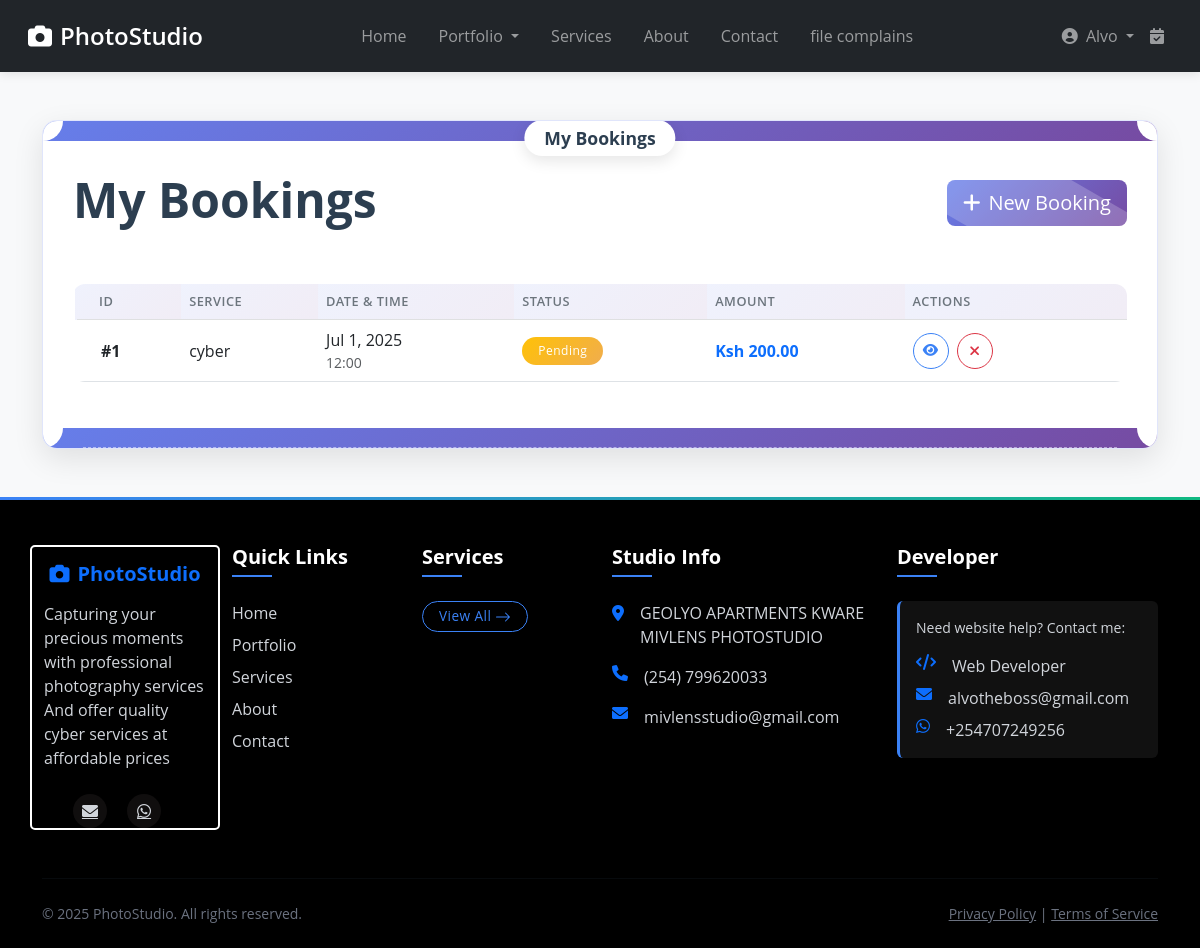
Page /bookings/my-bookings/ (signed in) on the committed database.
### userauths/models.py (models this page shows, shortened)
class User(AbstractUser):
    phone_validator = RegexValidator(
        regex=r'^(07|01)\d{8}$',
        message="Phone number must start with 07 or 01 and be exactly 10 digits."
    )
    phone = models.CharField(
        max_length=10,
        unique=True,
        validators=[phone_validator],
        help_text="Enter a valid phone number starting with 07 or 01"
    )
    username = models.CharField(max_length=100, unique=True)
    bio = models.CharField(max_length=100, blank=True, null=True)
    USERNAME_FIELD = "phone"  # Authenticate with phone instead of email
    REQUIRED_FIELDS = ['username', 'email']

### bookings/models.py (models this page shows, shortened)
class Booking(models.Model):
    STATUS_CHOICES = [
        ('pending', 'Pending'),
        ('confirmed', 'Confirmed'),
        ('completed', 'Completed'),
        ('cancelled', 'Cancelled'),
    ]
    client = models.ForeignKey(settings.AUTH_USER_MODEL, on_delete=models.CASCADE)
    service = models.ForeignKey(Service, on_delete=models.CASCADE, related_name='bookings')
    booking_date = models.DateTimeField()
    created_at = models.DateTimeField(auto_now_add=True)
    status = models.CharField(max_length=20, choices=STATUS_CHOICES, default='pending')
    notes = models.TextField(blank=True)
    coupon_code = models.CharField(max_length=20, blank=True)
    final_price = models.DecimalField(max_digits=8, decimal_places=2)
    paid = models.BooleanField(default=False)
    discount_amount = models.DecimalField(max_digits=8, decimal_places=2, default=0.0)
    class Meta:
        ordering = ['-booking_date']

### studio/models.py (models this page shows, shortened)
class Service(models.Model):
    name = models.CharField(max_length=200)
    slug = models.SlugField(max_length=200, unique=True, blank=True)
    description = models.TextField()
    base_price = models.DecimalField(max_digits=8, decimal_places=2)
    duration = models.DurationField()
    cover_image = models.ImageField(upload_to='service_covers/', blank=True, null=True)
    available = models.BooleanField(default=True)

### bookings/views.py (the view)
# urls.py: path('my-bookings/', UserBookingsView.as_view(), name='user_bookings'),
class UserBookingsView(LoginRequiredMixin, ListView):
    model = Booking
    template_name = 'bookings/user_bookings.html'
    context_object_name = 'bookings'
    paginate_by = 10  # Add pagination
    def get_queryset(self):
        return Booking.objects.filter(
            client=self.request.user
        ).order_by('-booking_date').select_related('service')

### bookings/templates/bookings/user_bookings.html (shortened to what this page needs)
{% extends 'base.html' %}
{% load static %}
{% block content %}
<div class="container py-5">
    <div class="booking-frame animate__animated animate__fadeIn">
        <div class="frame-header">
            <div class="frame-corner frame-corner-left"></div>
            <div class="frame-title">My Bookings</div>
            <div class="frame-corner frame-corner-right"></div>
        </div>
        <div class="frame-content">
            <div class="row">
                <div class="col-12">
                    <div class="d-flex justify-content-between align-items-center mb-5">
                        <h1 class="fw-bold display-5" style="color: #2c3e50;">My Bookings</h1>
                        <a href="{% url 'bookings:create_booking' %}" class="btn btn-primary btn-lg floating-btn" id="newBookingBtn">
                            <i class="fas fa-plus me-2"></i>New Booking
                        </a>
                    </div>
                    {% if bookings %}
                    <div class="table-responsive">
                        <table class="table table-hover align-middle" id="bookingsTable">
                            <thead class="table-light">
                                <tr>
                                    <th class="ps-4">ID</th>
                                    <th>Service</th>
                                    <th>Date & Time</th>
                                    <th>Status</th>
                                    <th>Amount</th>
                                    <th class="pe-4">Actions</th>
                                </tr>
                            </thead>
                            <tbody>
                                {% for booking in bookings %}
                                <tr class="animate__animated animate__fadeInUp" style="animation-delay: {{ forloop.counter0|divisibleby:2|yesno:'0.1s,0.2s' }}">
                                    <td class="ps-4 fw-bold">#{{ booking.id }}</td>
                                    <td>
                                        <div class="d-flex align-items-center">
                                            {{ booking.service.name }}
                                        </div>
                                    </td>
                                    <td>
                                        <div class="d-flex flex-column">
                                            <span class="fw-medium">{{ booking.booking_date|date:"M j, Y" }}</span>
                                            <small class="text-muted">{{ booking.booking_date|date:"H:i" }}</small>
                                        </div>
                                    </td>
                                    <td>
                                        <span class="badge rounded-pill py-2 px-3 status-badge status-{{ booking.status }}">
                                            {{ booking.get_status_display }}
                                        </span>
                                    </td>
                                    <td class="fw-bold text-primary">Ksh {{ booking.final_price }}</td>
                                    <td class="pe-4">
                                        <div class="d-flex">
                                            <a href="{% url 'bookings:booking_confirmation' booking.pk %}"
                                               class="btn btn-sm btn-outline-primary me-2 view-btn"
                                               data-bs-toggle="tooltip"
                                               title="View Details">
                                                <i class="fas fa-eye"></i>
                                            </a>
                                            {% if booking.status == 'pending' or booking.status == 'confirmed' %}
                                            <form method="post" action="{% url 'bookings:cancel_booking' booking.pk %}" class="cancel-form">
                                                <button type="submit" class="btn btn-sm btn-outline-danger cancel-btn"
                                                        data-bs-toggle="tooltip"
                                                        title="Cancel Booking">
                                                    <i class="fas fa-times"></i>
                                                </button>
                                            </form>
                                            {% else %}
                                            <button class="btn btn-sm btn-outline-secondary" disabled>
                                                <i class="fas fa-times"></i>
                                            </button>
                                            {% endif %}
                                        </div>
                                    </td>
                                </tr>
                                {% endfor %}
                            </tbody>
                        </table>
                    </div>
                    {% endif %}
                </div>
            </div>
        </div>
        <div class="frame-footer">
            <div class="frame-corner frame-corner-left"></div>
            <div class="frame-decoration"></div>
            <div class="frame-corner frame-corner-right"></div>
        </div>
    </div>
</div>
{% endblock %}
{% block extra_css %}
<link rel="stylesheet" href="https://cdnjs.cloudflare.com/ajax/libs/animate.css/4.1.1/animate.min.css"/>
<link rel="stylesheet" href="https://cdnjs.cloudflare.com/ajax/libs/font-awesome/6.0.0-beta3/css/all.min.css">
{% endblock %}

### studio/templates/includes/navigation.html (shortened to what this page needs)
<nav class="navbar navbar-expand-lg navbar-dark bg-dark">
    <div class="container-fluid">
        <a class="navbar-brand me-5" href="{% url 'studio:home' %}" style="margin-right: 5rem !important;">
            <i class="fas fa-camera me-2 camera-icon"></i>PhotoStudio
        </a>
        <div class="collapse navbar-collapse" id="mainNav">
            <ul class="navbar-nav mx-auto">
                <li class="nav-item mx-2">
                    <a class="nav-link {% if request.resolver_match.url_name == 'home' %}active{% endif %}"
                       href="{% url 'studio:home' %}">
                        Home
                    </a>
                </li>
                <li class="nav-item dropdown mx-2">
                    <a class="nav-link dropdown-toggle {% if 'portfolio' in request.resolver_match.url_name %}active{% endif %}"
                       href="#" id="portfolioDropdown" role="button"
                       data-bs-toggle="dropdown" aria-expanded="false">
                        Portfolio
                    </a>
                </li>
                <li class="nav-item mx-2">
                    <a class="nav-link {% if request.resolver_match.url_name == 'services' %}active{% endif %}"
                       href="{% url 'studio:services' %}">
                        Services
                    </a>
                </li>
                <li class="nav-item mx-2">
                    <a class="nav-link {% if request.resolver_match.url_name == 'about' %}active{% endif %}"
                       href="{% url 'studio:about' %}">
                        About
                    </a>
                </li>
                <li class="nav-item mx-2">
                    <a class="nav-link {% if request.resolver_match.url_name == 'contact' %}active{% endif %}"
                       href="{% url 'studio:contact' %}">
                        Contact
                    </a>
                </li>
                <li class="nav-item mx-2">
                    <a class="nav-link {% if request.resolver_match.url_name == 'complain_page' %}active{% endif %}"
                       href="{% url 'studio:complain_page' %}">
                        file complains
                    </a>
                </li>
            </ul>
            <ul class="navbar-nav ms-auto">
                {% if user.is_authenticated %}
                <li class="nav-item dropdown">
                    <a class="nav-link dropdown-toggle" href="#" id="userDropdown" role="button" data-bs-toggle="dropdown">
                        <i class="fas fa-user-circle me-1"></i>
                        {{ user.get_short_name|default:user.username }}
                    </a>
                </li>
                <li class="nav-item">
                    <a class="nav-link position-relative" href="{% url 'bookings:user_bookings' %}">
                        <i class="fas fa-calendar-check"></i>
                    </a>
                </li>
                {% endif %}
            </ul>
        </div>
    </div>
</nav>

### studio/static/css/main.css (style rules this page uses)
body { font-family: 'Open Sans', sans-serif; color: #333; background-color: #f8f9fa; }
.navbar { background-color: #fff; box-shadow: 0 2px 10px rgba(0,0,0,0.1); }
.navbar-brand { font-weight: 700; font-size: 1.5rem; }

### bookings/templates/bookings/user_bookings.html (style rules this page uses)
.booking-frame { position: relative; background: white; border-radius: 15px; box-shadow: 0 10px 30px rgba(0, 0, 0, 0.1); overflow: hidden; border: 1px solid rgba(102, 126, 234, 0.2); transition: all 0.5s ease; }
.frame-header, .frame-footer { position: relative; height: 20px; background: linear-gradient(135deg, #667eea 0%, #764ba2 100%); display: flex; justify-content: space-between; }
.frame-title { position: absolute; top: -1px; left: 50%; transform: translateX(-50%); background: white; padding: 5px 20px; border-radius: 30px; font-weight: bold; color: #2c3e50; box-shadow: 0 5px 15px rgba(0, 0, 0, 0.1); font-size: 1.1rem; z-index: 10; }
.frame-corner { width: 20px; height: 20px; position: relative; overflow: hidden; }
.frame-corner:before { content: ''; position: absolute; width: 40px; height: 40px; border-radius: 50%; background: white; }
.frame-corner-left:before { top: -20px; left: -20px; }
.frame-corner-right:before { top: -20px; right: -20px; }
.frame-decoration { flex-grow: 1; border-bottom: 1px dashed rgba(255, 255, 255, 0.5); margin: 0 20px; }
.frame-content { padding: 30px; }
#bookingsTable { border-radius: 12px; overflow: hidden; }
#bookingsTable thead th { border-bottom-width: 1px; font-weight: 600; text-transform: uppercase; font-size: 0.8rem; letter-spacing: 0.5px; color: #6c757d; background: linear-gradient(135deg, rgba(102, 126, 234, 0.1) 0%, rgba(118, 75, 162, 0.1) 100%); }
#bookingsTable tbody tr { transition: all 0.3s ease; border-left: 4px solid transparent; }
.btn-primary { background: linear-gradient(135deg, #667eea 0%, #764ba2 100%); border: none; transition: all 0.3s ease; position: relative; overflow: hidden; }
.floating-btn { animation: float 3s ease-in-out infinite; }
.btn-primary:after { content: ''; position: absolute; top: -50%; left: -60%; width: 200%; height: 200%; background: rgba(255, 255, 255, 0.2); transform: rotate(30deg); transition: all 0.3s ease; }
.view-btn, .cancel-btn { transition: all 0.2s ease; width: 36px; height: 36px; display: flex; align-items: center; justify-content: center; border-radius: 50% !important; }
.badge { font-weight: 500; letter-spacing: 0.5px; transition: all 0.3s ease; }
.status-pending { background: linear-gradient(135deg, #ffc107 0%, #f0ad4e 100%); }
.cancel-form { display: inline-block; margin: 0; }

### studio/templates/includes/navigation.html (style rules this page uses)
.navbar { padding: 0.8rem 1rem; }
.navbar-brand { font-size: 1.5rem; font-weight: 600; transition: all 0.3s ease; }
.camera-icon { transition: transform 0.7s ease; }
.nav-link { position: relative; padding: 0.5rem 1rem; transition: all 0.3s ease; }

### studio/templates/includes/footer.html (style rules this page uses)
.btn-outline-primary { border-color: #3b82f6; color: #3b82f6; transition: all 0.3s ease; font-size: 0.85rem; font-weight: 500; letter-spacing: 0.5px; }

### rows in the picture
User: get_short_name "Alvo"
Booking: id "1", service.name "cyber", booking_date "Jul 1, 2025", booking_date "12:00", status "Pending", final_price "200.00"
